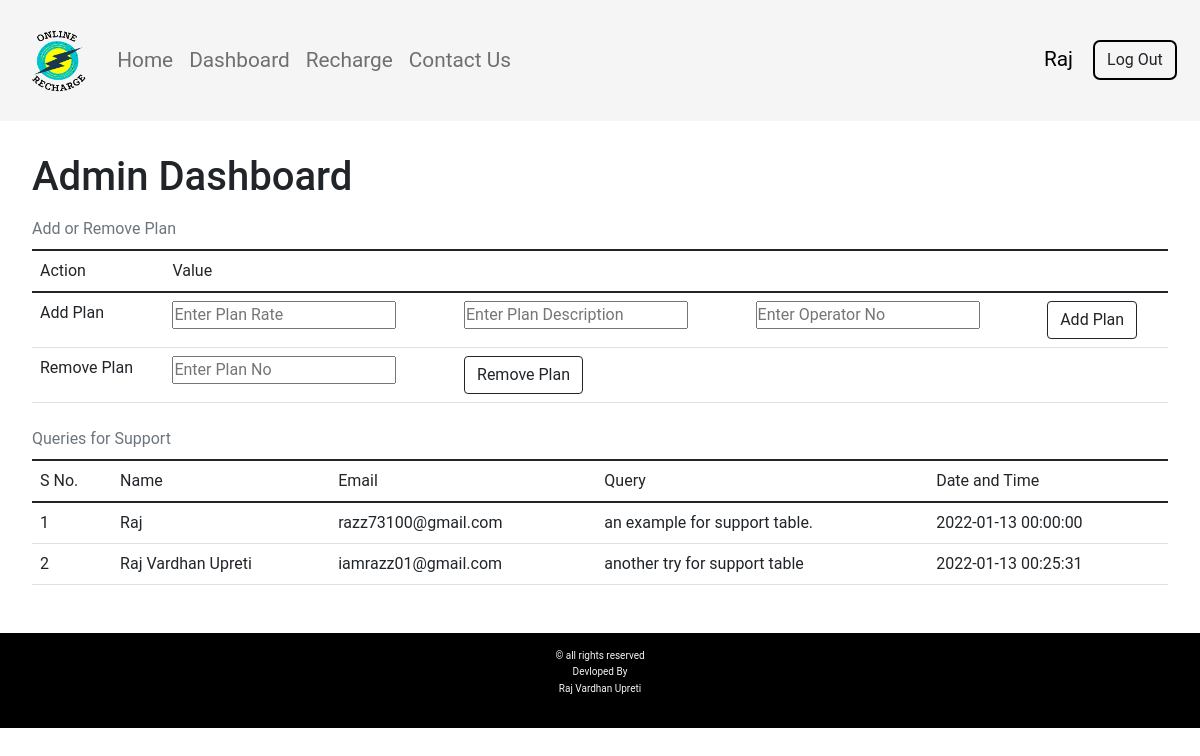
Page /admin_dashboard.php (signed in) on the committed database.
### tables this page shows
CREATE TABLE `support` (
  `sno` int(10) NOT NULL,
  `name` varchar(24) NOT NULL,
  `email` varchar(30) NOT NULL,
  `concern` text NOT NULL,
  `dt` datetime NOT NULL DEFAULT current_timestamp()
);

### admin_dashboard.php (the view, shortened to what this page needs)
<?php
include("conn.php");
?>
<!DOCTYPE html>
<html lang="en">
<head>
  <link rel="stylesheet" href="css/admin_dashboard.css" />
</head>
<body>
  <?php
  include('header.php');
  ?>
  <div class="Container">
    <h1>Admin Dashboard</h1>
    <div class="controls ">
      <form action="admin_dashboard.php" method="post">
        <table class="table caption-top">
          <caption>Add or Remove Plan</caption>
          <thead>
            <td>Action</td>
            <td>Value</td>
          </thead>
          <tbody>
            <tr>
              <td>Add Plan</td>
              <td><input type="text" placeholder="Enter Plan Rate" name="planRate"></td>
              <td><input type="text" placeholder="Enter Plan Description" name="planDesc"></td>
              <td><input type="text" placeholder="Enter Operator No" name="oNo"></td>
              <td><button type="submit" class="btn btn-outline-dark" name="subBtn">Add Plan</button></td>
            </tr>
            <tr>
              <td>Remove Plan</td>
              <td><input type="text" placeholder="Enter Plan No" name="planNo"></td>
              <td colspan="3"><button type="submit" class="btn btn-outline-dark" name="delBtn">Remove Plan</button></td>
            </tr>
          </tbody>
        </table>
        <table class="table caption-top">
          <caption>Queries for Support</caption>
          <thead>
            <td>S No.</td>
            <td>Name</td>
            <td>Email</td>
            <td>Query</td>
            <td>Date and Time</td>
          </thead>
          <tbody>
            <?php
            $sql = "select * from `support`";
            $result = $conn->query($sql);
            while ($row = mysqli_fetch_assoc($result)) {
              echo "
                <tr>
                  <td> " . $row['sno'] . " </td>
                  <td> " . $row['name'] . " </td>
                  <td> " . $row['email'] . " </td>
                  <td> " . $row['concern'] . " </td>
                  <td> " . $row['dt'] . " </td>
                </tr>
              ";
            }
            ?>
          </tbody>
        </table>
      </form>
    </div>
  </div>
  <?php
  include('footer.php');
  ?>
</body>
</html>

### css/admin_dashboard.css (style rules this page uses)
* { margin: 0; padding: 0; box-sizing: border-box; font-family: roboto, "Noto Sans Myanmar UI", arial, sans-serif; }
.Container { padding: 2rem; }

### rows in the picture
support: sno "1", name "Raj", email "razz73100@gmail.com", concern "an example for support table.", dt "2022-01-13 00:00:00"
support: sno "2", name "Raj Vardhan Upreti", email "iamrazz01@gmail.com", concern "another try for support table", dt "2022-01-13 00:25:31"

### other values in the picture
$username "Raj"
